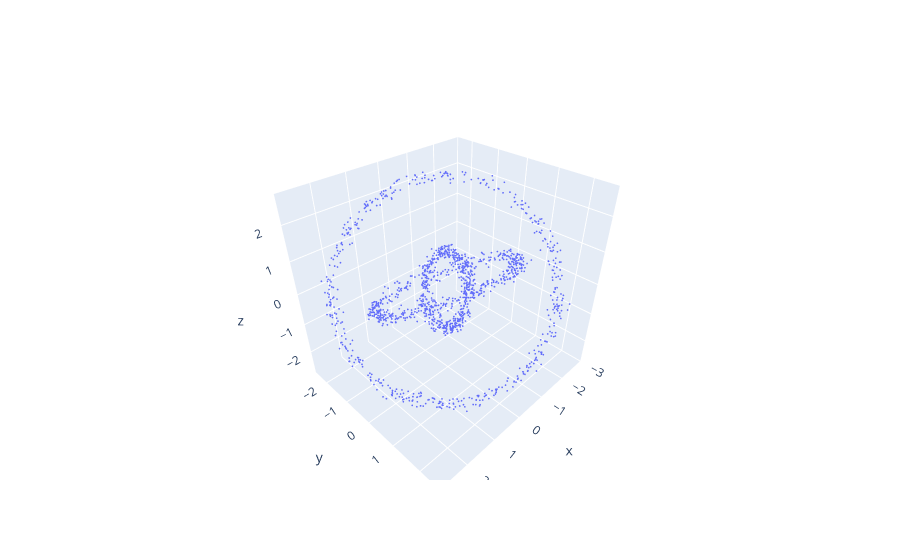

The cell this chart's notebook holds for it:
### Markdown cell above
### Generating Nonlinear Data

Let's make our data more interesting.  First, we'll generate some nested circles

### Code cell
def nested_spheres(*rs, **kw):
    """
    generate nested circles
    
    Arguments:
        r1, r2, r3,... radii of circles
        
    Optional arguments:
        n = number of samples for each circle (default 500)
        additional arguments will be passed to sample_noisy_sphere
    """
    ns = kw.pop('n', 500) # remove key from dict
    if type(ns) is int:
        ns = tuple(ns for r in rs)
      
    data = []
    for n, r in zip(ns, rs):
        data.append(sample_noisy_sphere(n, r=r, **kw))
        
    return np.concatenate(data, axis=0)

np.random.seed(1)
X = nested_spheres(1.0, 2.0, 3.0, d=3)
quick_scatter(X)

### Figure 1 — Plotly figure (JSON) as saved in the notebook; plotly's stock layout.template omitted (floating-point values rounded to 4 significant figures; data arrays with more than 128 entries replaced by an {"elided": "..."} marker saying what was removed)
{"data": [{"marker": {"size": 1}, "mode": "markers", "type": "scatter3d", "x": {"elided": "1500 float values"}, "y": {"elided": "1500 float values"}, "z": {"elided": "1500 float values"}}], "layout": {}}
